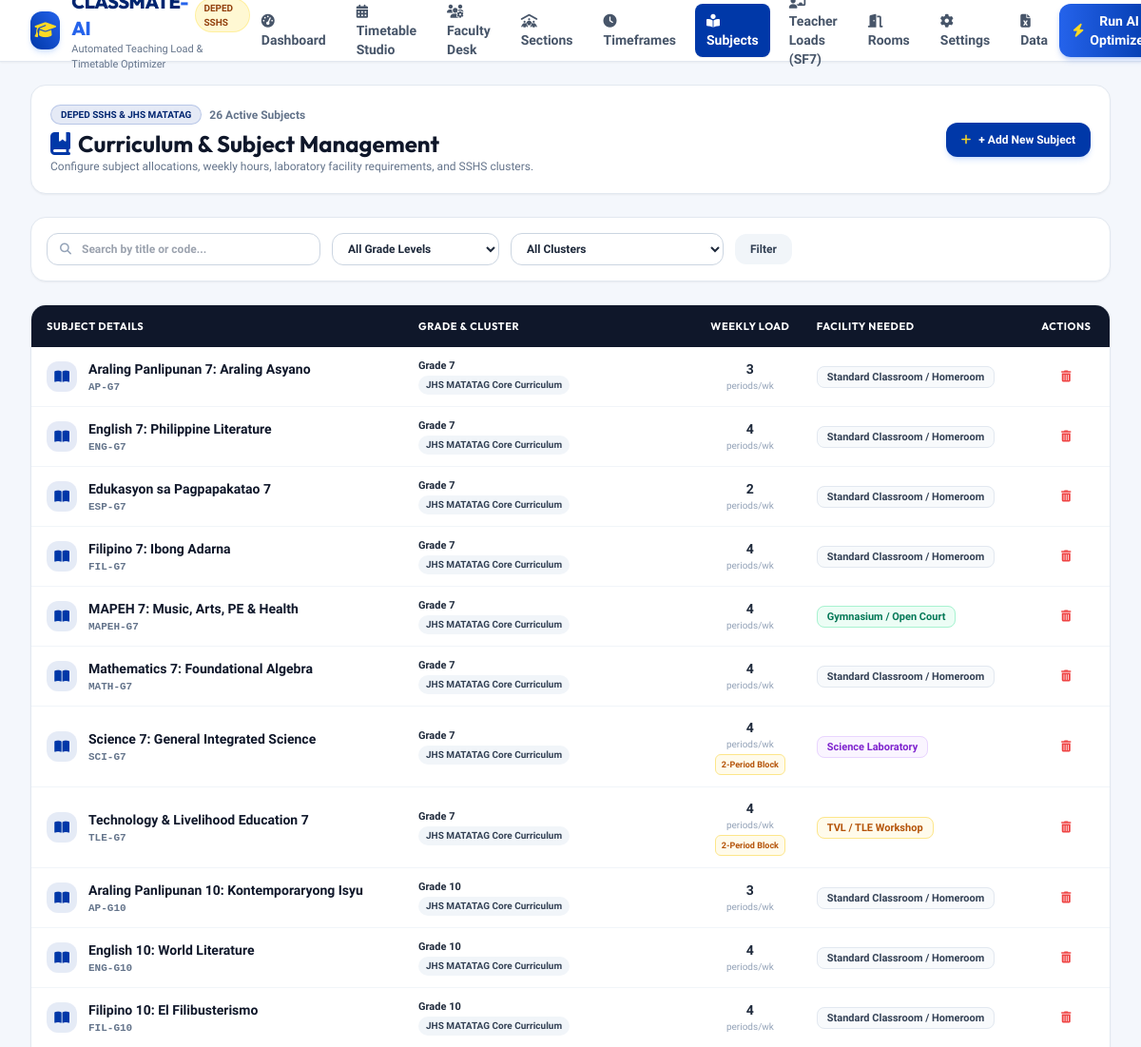
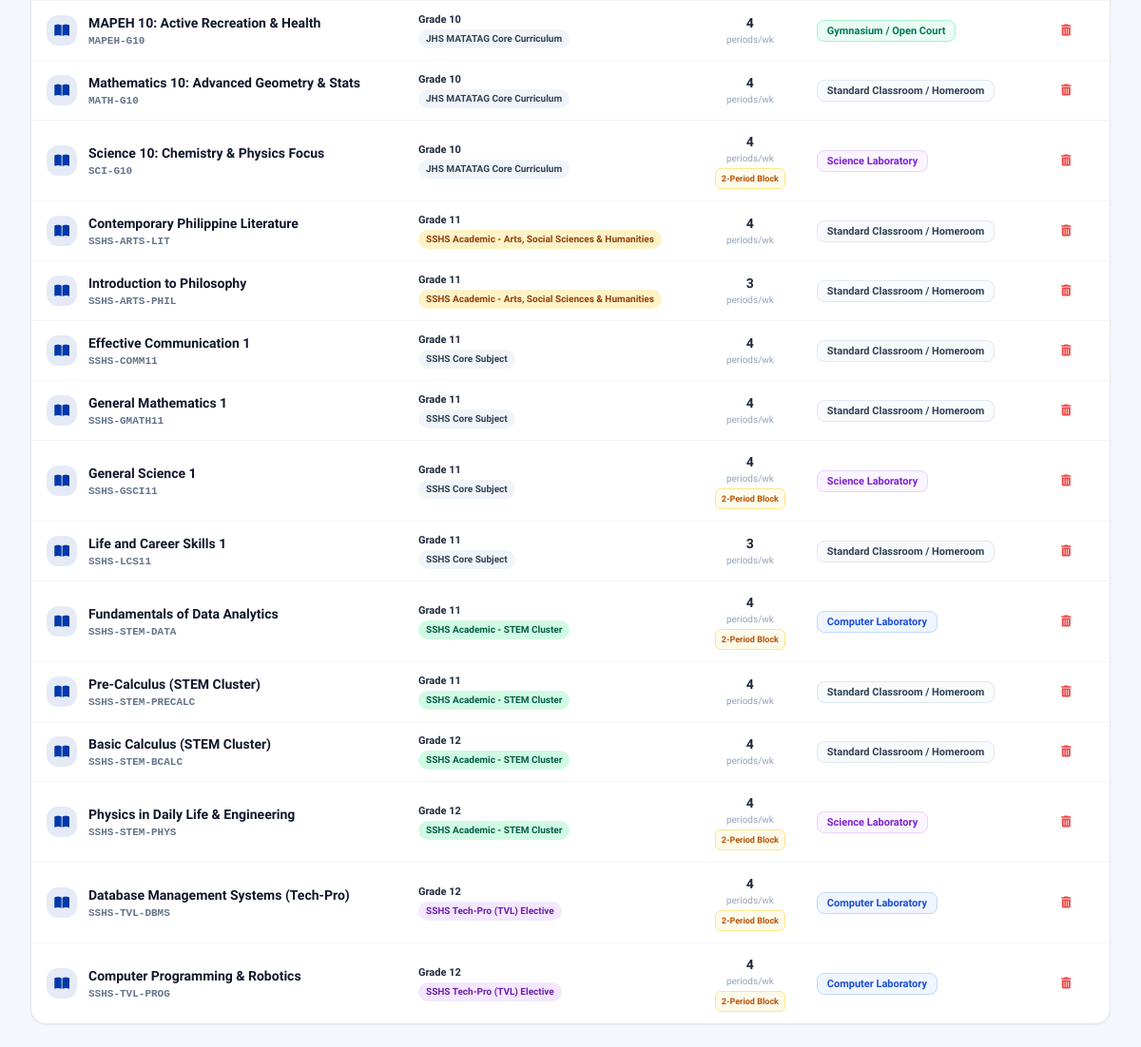
/subjects/, run on the app's committed database (2 pictures, top to bottom).
### scheduler/models.py (models this page shows, shortened)
class Subject(models.Model):
    GRADE_CHOICES = [
        (7, 'Grade 7 (JHS)'),
        (8, 'Grade 8 (JHS)'),
        (9, 'Grade 9 (JHS)'),
        (10, 'Grade 10 (JHS)'),
        (11, 'Grade 11 (SHS)'),
        (12, 'Grade 12 (SHS)'),
    ]
    CLUSTER_CHOICES = [
        ('pure_academic', 'Pure Academic (SSHS)'),
        ('jhs_core', 'JHS MATATAG Curriculum Core'),
        ('shs_core', 'SSHS Core Subject'),
        ('shs_stem', 'SSHS Academic - STEM Cluster'),
        ('shs_arts_ssh', 'SSHS Academic - Arts, Social Sciences & Humanities'),
        ('shs_sports_health', 'SSHS Academic - Sports, Health & Wellness'),
        ('shs_tech_pro', 'SSHS Tech-Pro (TVL) Elective'),
    ]
    code = models.CharField(max_length=30, unique=True)
    title = models.CharField(max_length=150)
    grade_level = models.IntegerField(choices=GRADE_CHOICES)
    cluster = models.CharField(max_length=60, default='jhs_core')
    department = models.ForeignKey(Department, on_delete=models.SET_NULL, null=True, blank=True, related_name='subjects')
    room_type_needed = models.CharField(max_length=30, choices=Room.ROOM_TYPES, default='lecture')
    weekly_periods = models.IntegerField(default=4, help_text="Number of 1-hour periods per week")
    consecutive_periods = models.IntegerField(default=1, help_text="1 for standard, 2 for double-period lab/workshop")
    is_lab = models.BooleanField(default=False)
    @property
    def cluster_display_name(self):
        c = CurriculumCluster.objects.filter(code=self.cluster).first()
        if c:
            return c.name
        dict_choices = dict(self.CLUSTER_CHOICES)
        if self.cluster in dict_choices:
            return dict_choices[self.cluster]
        return self.cluster.replace('_', ' ').upper()

class CurriculumCluster(models.Model):
    LEVEL_CHOICES = [
        ('jhs', 'Junior High School (JHS)'),
        ('shs', 'Senior High School (SHS)'),
        ('both', 'Both JHS & SHS'),
    ]
    code = models.CharField(max_length=50, unique=True, help_text="e.g. pure_academic, stem, humss, jhs_core")
    name = models.CharField(max_length=150, help_text="e.g. Pure Academic, STEM Cluster, Humanities")
    curriculum_level = models.CharField(max_length=20, choices=LEVEL_CHOICES, default='shs')
    description = models.CharField(max_length=255, blank=True, default='')
    is_active = models.BooleanField(default=True)
    created_at = models.DateTimeField(auto_now_add=True)
    @classmethod
    def get_all_choices(cls):
        clusters = list(cls.objects.filter(is_active=True).order_by('curriculum_level', 'name'))
        return [(c.code, c.name) for c in clusters]

### scheduler/views.py (the view)
# urls.py: path('subjects/', views.subjects_view, name='subjects'),
def subjects_view(request):
    grade_filter = request.GET.get('grade')
    cluster_filter = request.GET.get('cluster')
    search_query = request.GET.get('q', '').strip()
    subjects = Subject.objects.all().order_by('grade_level', 'code')
    if grade_filter:
        subjects = subjects.filter(grade_level=grade_filter)
    if cluster_filter:
        subjects = subjects.filter(cluster=cluster_filter)
    if search_query:
        subjects = subjects.filter(
            Q(code__icontains=search_query) |
            Q(title__icontains=search_query)
        )
    context = {
        'subjects': subjects,
        'grade_filter': grade_filter,
        'cluster_filter': cluster_filter,
        'search_query': search_query,
        'clusters': CurriculumCluster.get_all_choices(),
        'room_types': Room.ROOM_TYPES,
    }
    return render(request, 'subjects.html', context)

### templates/subjects.html (shortened to what this page needs)
{% extends 'base.html' %}
{% block content %}
<div class="space-y-6">
    <div class="bg-white rounded-2xl p-5 border border-slate-200 shadow-sm flex flex-col sm:flex-row sm:items-center justify-between gap-4">
        <div>
            <div class="flex items-center space-x-2">
                <span class="px-2.5 py-0.5 rounded-full text-[10px] uppercase font-bold bg-deped-blue/10 text-deped-darkblue border border-deped-blue/20">DepEd SSHS & JHS MATATAG</span>
                <span class="text-xs text-slate-500 font-semibold">{{ subjects|length }} Active Subjects</span>
            </div>
            <h1 class="text-xl sm:text-2xl font-bold font-heading text-slate-900 mt-1 flex items-center space-x-2">
                <i class="fa-solid fa-book-bookmark text-deped-blue"></i>
                <span>Curriculum & Subject Management</span>
            </h1>
            <p class="text-xs text-slate-500">
                Configure subject allocations, weekly hours, laboratory facility requirements, and SSHS clusters.
            </p>
        </div>
        <div class="flex items-center space-x-2 self-start sm:self-auto">
            <button onclick="openAddSubjectModal()" class="px-4 py-2.5 rounded-xl bg-deped-blue hover:bg-deped-darkblue text-white font-bold text-xs shadow-md shadow-blue-500/20 transition active:scale-95 flex items-center space-x-2">
                <i class="fa-solid fa-plus text-deped-gold"></i>
                <span>+ Add New Subject</span>
            </button>
        </div>
    </div>
    <div class="bg-white rounded-2xl p-4 border border-slate-200 shadow-sm flex flex-col sm:flex-row items-center gap-3">
        <form method="GET" action="{% url 'subjects' %}" class="flex-1 w-full flex flex-col sm:flex-row items-center gap-3">
            <div class="relative w-full sm:w-72">
                <i class="fa-solid fa-magnifying-glass absolute left-3.5 top-1/2 -translate-y-1/2 text-slate-400 text-xs"></i>
                <input type="text" name="q" value="{{ search_query }}" placeholder="Search by title or code..." class="w-full pl-9 pr-3 py-2 rounded-xl border border-slate-300 text-xs font-semibold outline-none focus:ring-2 focus:ring-deped-blue">
            </div>
            <div class="w-full sm:w-44">
                <select name="grade" onchange="this.form.submit()" class="w-full px-3 py-2 rounded-xl border border-slate-300 text-xs font-semibold bg-white outline-none focus:ring-2 focus:ring-deped-blue">
                    <option value="">All Grade Levels</option>
                </select>
            </div>
            <div class="w-full sm:w-56">
                <select name="cluster" onchange="this.form.submit()" class="w-full px-3 py-2 rounded-xl border border-slate-300 text-xs font-semibold bg-white outline-none focus:ring-2 focus:ring-deped-blue">
                    <option value="">All Clusters</option>
                </select>
            </div>
            <button type="submit" class="w-full sm:w-auto px-4 py-2 rounded-xl bg-slate-100 hover:bg-slate-200 text-slate-700 font-bold text-xs transition">
                Filter
            </button>
        </form>
    </div>
    <div class="bg-white rounded-2xl border border-slate-200 shadow-sm overflow-hidden">
        <div class="overflow-x-auto">
            <table class="w-full text-left text-xs border-collapse">
                <thead class="bg-slate-900 text-white uppercase text-[11px] font-heading tracking-wider">
                    <tr>
                        <th class="py-3.5 px-4">Subject Details</th>
                        <th class="py-3.5 px-3">Grade & Cluster</th>
                        <th class="py-3.5 px-3 text-center">Weekly Load</th>
                        <th class="py-3.5 px-3">Facility Needed</th>
                        <th class="py-3.5 px-4 text-center">Actions</th>
                    </tr>
                </thead>
                <tbody class="divide-y divide-slate-100">
                    {% for s in subjects %}
                    <tr class="hover:bg-slate-50/80 transition" id="subject-row-{{ s.id }}">
                        <td class="py-3 px-4">
                            <div class="flex items-center space-x-3">
                                <div class="w-8 h-8 rounded-xl bg-deped-blue/10 text-deped-blue font-bold flex items-center justify-center text-xs">
                                    <i class="fa-solid fa-book-open text-sm"></i>
                                </div>
                                <div>
                                    <span class="font-bold text-slate-900 text-sm block">{{ s.title }}</span>
                                    <span class="text-[11px] text-slate-500 font-mono font-bold text-deped-blue">{{ s.code }}</span>
                                </div>
                            </div>
                        </td>
                        <td class="py-3 px-3">
                            <span class="font-bold text-slate-800 block text-[11px]">Grade {{ s.grade_level }}</span>
                            <span class="px-2 py-0.5 rounded-full text-[10px] font-semibold mt-0.5 inline-block {% if s.cluster == 'shs_stem' %}bg-emerald-100 text-emerald-800{% elif s.cluster == 'shs_tech_pro' %}bg-purple-100 text-purple-800{% elif s.cluster == 'shs_arts_ssh' %}bg-amber-100 text-amber-800{% else %}bg-slate-100 text-slate-700{% endif %}">
                                {{ s.cluster_display_name }}
                            </span>
                        </td>
                        <td class="py-3 px-3 text-center">
                            <span class="font-extrabold text-sm text-slate-800">{{ s.weekly_periods }}</span>
                            <span class="text-[10px] text-slate-400 block">periods/wk</span>
                            {% if s.consecutive_periods > 1 %}
                            <span class="text-[9px] font-bold text-amber-700 bg-amber-50 border border-amber-200 px-1.5 py-0.5 rounded-md mt-0.5 inline-block">
                                2-Period Block
                            </span>
                            {% endif %}
                        </td>
                        <td class="py-3 px-3">
                            <span class="px-2.5 py-1 rounded-lg text-[11px] font-bold {% if s.room_type_needed == 'science_lab' %}bg-purple-50 text-purple-700 border border-purple-200{% elif s.room_type_needed == 'computer_lab' %}bg-blue-50 text-blue-700 border border-blue-200{% elif s.room_type_needed == 'tvl_workshop' %}bg-amber-50 text-amber-700 border border-amber-200{% elif s.room_type_needed == 'gym' %}bg-emerald-50 text-emerald-700 border border-emerald-200{% else %}bg-slate-50 text-slate-700 border border-slate-200{% endif %}">
                                {{ s.get_room_type_needed_display }}
                            </span>
                        </td>
                        <td class="py-3 px-4 text-center">
                            <button onclick="deleteSubject({{ s.id }}, '{{ s.code }}')" class="p-1.5 text-red-500 hover:text-red-700 hover:bg-red-50 rounded-lg transition" title="Delete Subject">
                                <i class="fa-solid fa-trash-can"></i>
                            </button>
                        </td>
                    </tr>
                    {% empty %}
                    <tr>
                        <td colspan="5" class="py-12 text-center text-slate-400 font-semibold">
                            No subjects registered. Click <strong>"+ Add New Subject"</strong> to add one.
                        </td>
                    </tr>
                    {% endfor %}
                </tbody>
            </table>
        </div>
    </div>
</div>
{% endblock %}

### templates/base.html (style rules this page uses)
body { font-family: 'Plus Jakarta Sans', sans-serif; background-color: #F4F7FC; }
h1, h2, h3, h4, .font-heading { font-family: 'Outfit', sans-serif; }

### data on the page
Subject: title "Araling Panlipunan 7: Araling Asyano", code "AP-G7", grade_level "7", cluster_display_name "JHS MATATAG Core Curriculum", weekly_periods "3", room_type_needed "Standard Classroom / Homeroom"
Subject: title "English 7: Philippine Literature", code "ENG-G7", grade_level "7", cluster_display_name "JHS MATATAG Core Curriculum", weekly_periods "4", room_type_needed "Standard Classroom / Homeroom"
Subject: title "Edukasyon sa Pagpapakatao 7", code "ESP-G7", grade_level "7", cluster_display_name "JHS MATATAG Core Curriculum", weekly_periods "2", room_type_needed "Standard Classroom / Homeroom"
Subject: title "Filipino 7: Ibong Adarna", code "FIL-G7", grade_level "7", cluster_display_name "JHS MATATAG Core Curriculum", weekly_periods "4", room_type_needed "Standard Classroom / Homeroom"
Subject: title "MAPEH 7: Music, Arts, PE & Health", code "MAPEH-G7", grade_level "7", cluster_display_name "JHS MATATAG Core Curriculum", weekly_periods "4", room_type_needed "Gymnasium / Open Court"
Subject: title "Mathematics 7: Foundational Algebra", code "MATH-G7", grade_level "7", cluster_display_name "JHS MATATAG Core Curriculum", weekly_periods "4", room_type_needed "Standard Classroom / Homeroom"
Subject: title "Science 7: General Integrated Science", code "SCI-G7", grade_level "7", cluster_display_name "JHS MATATAG Core Curriculum", weekly_periods "4", consecutive_periods "2-Period Block", room_type_needed "Science Laboratory"
Subject: title "Technology & Livelihood Education 7", code "TLE-G7", grade_level "7", cluster_display_name "JHS MATATAG Core Curriculum", weekly_periods "4", consecutive_periods "2-Period Block", room_type_needed "TVL / TLE Workshop"
Subject: title "Araling Panlipunan 10: Kontemporaryong Isyu", code "AP-G10", grade_level "10", cluster_display_name "JHS MATATAG Core Curriculum", weekly_periods "3", room_type_needed "Standard Classroom / Homeroom"
Subject: title "English 10: World Literature", code "ENG-G10", grade_level "10", cluster_display_name "JHS MATATAG Core Curriculum", weekly_periods "4", room_type_needed "Standard Classroom / Homeroom"
Subject: title "Filipino 10: El Filibusterismo", code "FIL-G10", grade_level "10", cluster_display_name "JHS MATATAG Core Curriculum", weekly_periods "4", room_type_needed "Standard Classroom / Homeroom"
Subject: title "MAPEH 10: Active Recreation & Health", code "MAPEH-G10", grade_level "10", cluster_display_name "JHS MATATAG Core Curriculum", weekly_periods "4", room_type_needed "Gymnasium / Open Court"
Subject: title "Mathematics 10: Advanced Geometry & Stats", code "MATH-G10", grade_level "10", cluster_display_name "JHS MATATAG Core Curriculum", weekly_periods "4", room_type_needed "Standard Classroom / Homeroom"
Subject: title "Science 10: Chemistry & Physics Focus", code "SCI-G10", grade_level "10", cluster_display_name "JHS MATATAG Core Curriculum", weekly_periods "4", consecutive_periods "2-Period Block", room_type_needed "Science Laboratory"
Subject: title "Contemporary Philippine Literature", code "SSHS-ARTS-LIT", grade_level "11", cluster_display_name "SSHS Academic - Arts, Social Sciences & Humanities", weekly_periods "4", room_type_needed "Standard Classroom / Homeroom"
Subject: title "Introduction to Philosophy", code "SSHS-ARTS-PHIL", grade_level "11", cluster_display_name "SSHS Academic - Arts, Social Sciences & Humanities", weekly_periods "3", room_type_needed "Standard Classroom / Homeroom"
Subject: title "Effective Communication 1", code "SSHS-COMM11", grade_level "11", cluster_display_name "SSHS Core Subject", weekly_periods "4", room_type_needed "Standard Classroom / Homeroom"
Subject: title "General Mathematics 1", code "SSHS-GMATH11", grade_level "11", cluster_display_name "SSHS Core Subject", weekly_periods "4", room_type_needed "Standard Classroom / Homeroom"
Subject: title "General Science 1", code "SSHS-GSCI11", grade_level "11", cluster_display_name "SSHS Core Subject", weekly_periods "4", consecutive_periods "2-Period Block", room_type_needed "Science Laboratory"
Subject: title "Life and Career Skills 1", code "SSHS-LCS11", grade_level "11", cluster_display_name "SSHS Core Subject", weekly_periods "3", room_type_needed "Standard Classroom / Homeroom"
Subject: title "Fundamentals of Data Analytics", code "SSHS-STEM-DATA", grade_level "11", cluster_display_name "SSHS Academic - STEM Cluster", weekly_periods "4", consecutive_periods "2-Period Block", room_type_needed "Computer Laboratory"
Subject: title "Pre-Calculus (STEM Cluster)", code "SSHS-STEM-PRECALC", grade_level "11", cluster_display_name "SSHS Academic - STEM Cluster", weekly_periods "4", room_type_needed "Standard Classroom / Homeroom"
Subject: title "Basic Calculus (STEM Cluster)", code "SSHS-STEM-BCALC", grade_level "12", cluster_display_name "SSHS Academic - STEM Cluster", weekly_periods "4", room_type_needed "Standard Classroom / Homeroom"
Subject: title "Physics in Daily Life & Engineering", code "SSHS-STEM-PHYS", grade_level "12", cluster_display_name "SSHS Academic - STEM Cluster", weekly_periods "4", consecutive_periods "2-Period Block", room_type_needed "Science Laboratory"
Subject: title "Database Management Systems (Tech-Pro)", code "SSHS-TVL-DBMS", grade_level "12", cluster_display_name "SSHS Tech-Pro (TVL) Elective", weekly_periods "4", consecutive_periods "2-Period Block", room_type_needed "Computer Laboratory"
Subject: title "Computer Programming & Robotics", code "SSHS-TVL-PROG", grade_level "12", cluster_display_name "SSHS Tech-Pro (TVL) Elective", weekly_periods "4", consecutive_periods "2-Period Block", room_type_needed "Computer Laboratory"

### other printed values
{{ subjects|length }} "26"
